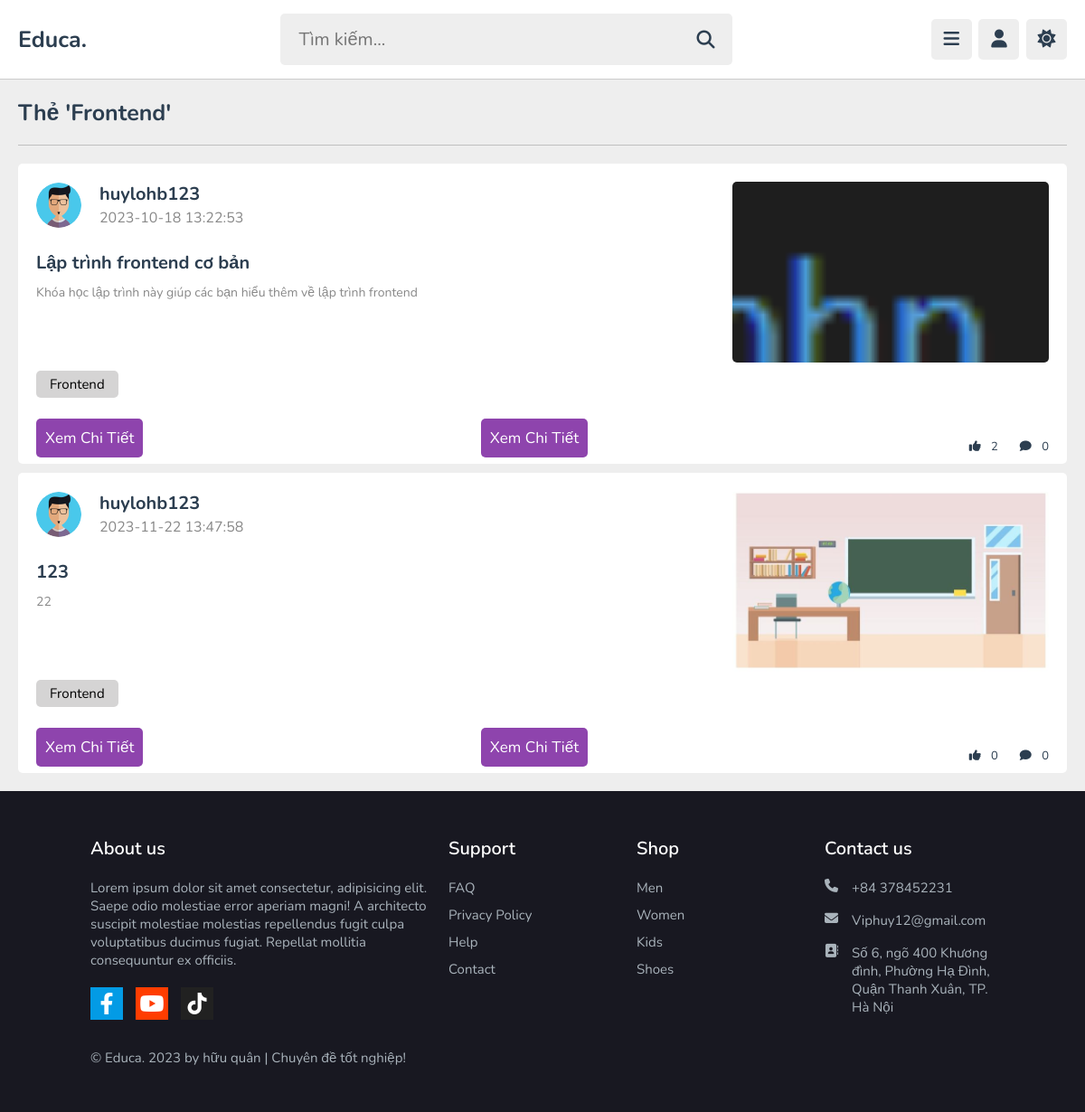
Screenshot of /cms/cms_dashboard.php?title=cms_search_tag&tag=Frontend (signed in) with the database file from the repository.
### tables this page shows
CREATE TABLE `tb_bai_viet` (
  `id_baiviet` int(11) NOT NULL,
  `id_taikhoan` int(11) DEFAULT NULL,
  `id_tag` int(11) NOT NULL,
  `noidung_baivet` text DEFAULT NULL,
  `ten_baiviet` text DEFAULT NULL,
  `mota_baiviet` text DEFAULT NULL,
  `ngaydang_baiviet` datetime DEFAULT NULL,
  `anh_baiviet` text DEFAULT NULL,
  `xoa_baiviet` int(11) NOT NULL
);

CREATE TABLE `tb_cms_tai_khoan` (
  `id_cms_taikhoan` int(100) NOT NULL,
  `email` varchar(50) NOT NULL,
  `ten_hien_thi` varchar(50) NOT NULL,
  `mat_khau` varchar(50) NOT NULL,
  `ngay_sinh` date NOT NULL,
  `doi_tuong` int(11) NOT NULL,
  `gioi_tinh` int(11) NOT NULL,
  `sdt` int(11) NOT NULL,
  `hinh_anh` text NOT NULL
);

CREATE TABLE `tb_tag` (
  `id_tag` int(11) NOT NULL,
  `ten_tag` varchar(255) NOT NULL
);

### function.php (called while the page is built, shortened)
<?php
    function CMS_Search_Tag($key_word, $id_taikhoan) {
        GLOBAL $conn;
        $key_word = mysqli_real_escape_string($conn, $key_word);
        $sql = "SELECT tb_bai_viet.*, tb_cms_tai_khoan.hinh_anh, tb_cms_tai_khoan.ten_hien_thi, tb_tag.ten_tag
                FROM tb_bai_viet
                JOIN tb_cms_tai_khoan ON tb_bai_viet.id_taikhoan = tb_cms_tai_khoan.id_cms_taikhoan
                JOIN tb_tag ON tb_bai_viet.id_tag = tb_tag.id_tag
                WHERE tb_tag.ten_tag LIKE '%{$key_word}%' AND tb_cms_tai_khoan.id_cms_taikhoan = $id_taikhoan";
        $query = mysqli_query($conn, $sql);
        return $query;
    }
    function GetCountLikeByPost($id_post){
        GLOBAL $conn;
        $filter_id_post= mysqli_real_escape_string($conn, $id_post);
        $sql = "SELECT * FROM tb_thichbaiviet
        JOIN tb_bai_viet ON tb_bai_viet.id_baiviet = tb_thichbaiviet.id_baiviet
        WHERE tb_bai_viet.id_baiviet = '$filter_id_post'";
        $query = mysqli_query($conn, $sql);
        $row = mysqli_num_rows($query);
        return $row;
    }
    function GetCommentByPost($id_post){
        GLOBAL $conn;
        $filter_id_post= mysqli_real_escape_string($conn, $id_post);
        $sql = "SELECT * FROM tb_binh_luan
        JOIN tb_bai_viet ON tb_bai_viet.id_baiviet = tb_binh_luan.id_baiviet
        WHERE tb_bai_viet.id_baiviet = '$filter_id_post'";
        $query = mysqli_query($conn, $sql);
        return $query;
    }
?>

### cms/cmspages/cmsmain/cms_search_tag.php (the view, shortened to what this page needs)
<?php
   include_once '../function.php';
   if(isset($_GET['tag'])){
      $keyword = $_GET['tag'];
      $row_posts = CMS_Search_Tag($keyword, $id_taikhoan);
   }
?>
<section class="posts">
   <h1 class="heading">Thẻ '<?php echo $keyword ?>'</h1>
   <div class="box-container">
   <?php
       while($row_post = mysqli_fetch_assoc($row_posts)){
      ?>
        <div class="box">
            <div class="post">
                <div class="about_post">
                    <div class="tutor">
                    <img src="images/images_user/<?php echo $row_post['hinh_anh']; ?>" alt="">
                        <div class="info">
                        <h3><?php echo $row_post['ten_hien_thi']; ?></h3>
                        <span><?php echo $row_post['ngaydang_baiviet']; ?></span>
                        </div>
                    </div>
                    <h3 class="title"><?php echo $row_post['ten_baiviet']; ?></h3>
                    <p class="content"><?php echo $row_post['mota_baiviet']; ?></p>
                </div>
                <div class="thumb">
                <img src="<?php echo "images/images_post/" . $row_post['anh_baiviet']; ?>" class="card-img-top" height="200vh" alt="">
                </div>
            </div>
            <div class="postItem_info">
             <a class="postItem_tags" href="cms_dashboard.php?title=cms_search_tag&tag=<?php echo $row_post['ten_tag']; ?>"><?php echo $row_post['ten_tag'] ?></a>
            </div>
            <div class="footer_post">
            <a href="cms_dashboard.php?title=cms_post_detail&id_baiviet=<?php echo $row['id_baiviet']?>" class="inline-btn">Xem chi tiết</a>
                <a href="home.php?title=postdetail&id_baiviet=<?php echo $row_post['id_baiviet']?>" class="inline-btn">Xem chi tiết</a>
                    <?php
                            $total_like = GetCountLikeByPost($row_post['id_baiviet']);
                            $total_comment = mysqli_num_rows(GetCommentByPost($row_post['id_baiviet']));
                        ?>
                <div class=" icon_post title title" style="display: flex; font-size: 1.3rem;">
                    <div >
                        <a><i class="fa-solid fa-thumbs-up"></i></a>
                        <span><?php echo $total_like; ?></span>
                    </div>
                    <div>
                        <a><i class="fa-solid fa-comment"></i></a>
                        <span><?php echo $total_comment; ?></span>
                    </div>
                </div>
            </div>
        </div>
        <?php
         }
      ?>
   </div>
</section>

### cms/cms_css/style.css (style rules this page uses)
:root { --main-color:#8e44ad; --red:#e74c3c; --orange:#f39c12; --light-color:#888; --light-bg:#eee; --black:#2c3e50; --white:#fff; --border:.1rem solid rgba(0,0,0,.2); }
* { font-family: 'Nunito', sans-serif; margin:0; padding:0; box-sizing: border-box; outline: none; border:none; text-decoration: none; }
html { font-size: 62.5%; overflow-x: hidden; }
body { background-color: var(--light-bg); }
section { padding:2rem; margin: 0 auto; }
.heading { font-size: 2.5rem; color:var(--black); margin-bottom: 2.5rem; border-bottom: var(--border); padding-bottom: 1.5rem; text-transform: capitalize; }
.inline-btn, .inline-option-btn, .inline-delete-btn, .btn, .delete-btn, .option-btn { border-radius: .5rem; color:#fff; font-size: 1.8rem; cursor: pointer; text-transform: capitalize; padding:1rem 3rem; text-align: center; margin-top: 1rem; }
.inline-btn, .inline-option-btn, .inline-delete-btn { display: inline-block; }
.btn, .inline-btn { background-color: var(--main-color); }
.posts .box-container .box { margin-top: 10px; position: relative; background-color: var(--white); border-radius: .5rem; padding: 2rem; }
.posts .box-container .box .tutor { display: flex; align-items: center; gap:2rem; margin-bottom: 1.5rem; }
.posts .box-container .box .tutor img { height: 5rem; width: 5rem; border-radius: 50%; }
.posts .box-container .box .tutor h3 { font-size: 2rem; color: var(--black); margin-bottom: .2rem; }
.posts .box-container .box .tutor span { font-size: 1.6rem; color: var(--light-color); }
.posts .box-container .box p { padding: .5rem 0; font-size: 1.7rem; color: var(--light-color); }
.posts .box-container .box .thumb { position: relative; }
.posts .box-container .box .thumb img { width: 350px; height: 20rem; object-fit: cover; border-radius: .5rem; }
.posts .box-container .box .title { font-size: 2rem; color: var(--black); padding-bottom: .5rem; padding-top: 1rem; }
.posts .box-container .box .post { position: relative; display: flex; justify-content: space-between; }
.posts .box-container .box .post .about_post .content { font-size: 1.4rem; }
.posts .box-container .box .post .about_post { width: 600px; }
.posts .box-container .box .postItem_info { margin-top: 10px; font-size: 1.5rem; }
.posts .box-container .box .postItem_info .postItem_tags { color: black; background-color: rgba(117, 112, 112, 0.3); border-radius: .5rem; padding: .5rem 1.5rem; }
.posts .box-container .box .footer_post { top: 15px; display: flex; position: relative; align-items: center; justify-content: space-between; }
.posts .box-container .box .footer_post .icon_post { margin-top: 25px; }
.posts .box-container .box .footer_post div { margin-left: 24px; }
.posts .box-container .box .footer_post span { margin-left: 8px; }

### cms/cms_css/admin_style.css (style rules this page uses)
:root { --main-color:#8e44ad; --red:#e74c3c; --oragen:#f39c12; --white:#fff; --black:#2c3e50; --light-color:#888; --light-bg:#eee; --border:.1rem solid rgba(0,0,0,.2); --green: rgb(17, 177, 17); }
* { font-family: 'Nunito', sans-serif; margin: 0; padding: 0; box-sizing: border-box; outline: none; border: none; text-decoration: none; }
html { font-size: 62.5%; overflow-x: hidden; }
body { background-color: var(--light-bg); }
section { padding:2rem; margin: 0 auto; }
.btn, .option-btn, .delete-btn, .inline-btn, .inline-option-btn, .inline-delete-btn { border-radius: .5rem; padding: 1rem 1rem; font-size: 1.7rem; color: #fff; margin-top: 1rem; text-transform: capitalize; cursor: pointer; text-align: center; }
.inline-btn, .inline-option-btn, .inline-delete-btn { display: inline-block; }
.heading { padding-bottom: 1.8rem; border-bottom: var(--border); font-size: 2.5rem; color: var(--black); text-transform: capitalize; margin-bottom: 2rem; }
@media (max-width:1200px) { body { padding-left: 0; } }

### rows the page displays
tb_bai_viet: id_taikhoan.hinh_anh (picture), id_taikhoan.ten_hien_thi "huylohb123", ngaydang_baiviet "2023-10-18 13:22:53", ten_baiviet "Lập trình frontend cơ bản", mota_baiviet "Khóa học lập trình này giúp các bạn hiểu thêm về lập trình frontend", anh_baiviet (picture), id_tag.ten_tag "Frontend", total_like "2", total_comment "0"
tb_bai_viet: id_taikhoan.hinh_anh (picture), id_taikhoan.ten_hien_thi "huylohb123", ngaydang_baiviet "2023-11-22 13:47:58", ten_baiviet "123", mota_baiviet "22", anh_baiviet (picture), id_tag.ten_tag "Frontend", total_like "0", total_comment "0"

### other values shown
$keyword "Frontend"
